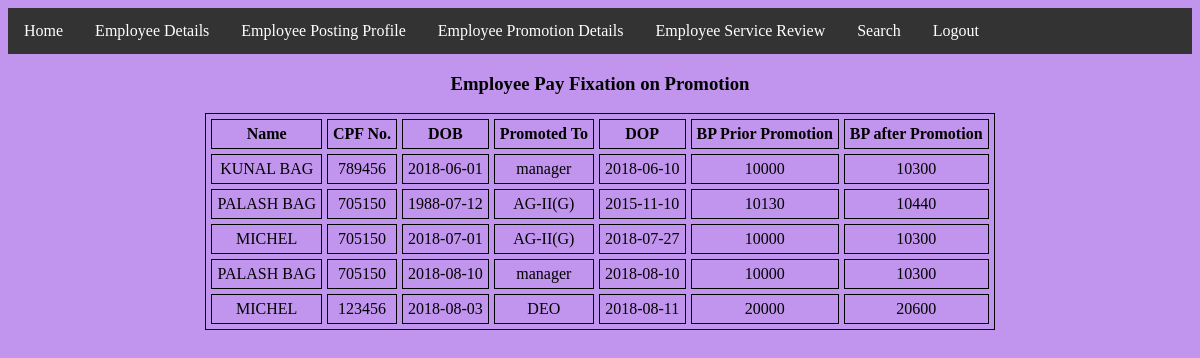
Page /view_increment.php (signed in) on the committed database.
### tables this page shows
CREATE TABLE `inc` (
  `name` varchar(50) NOT NULL,
  `cpf` int(10) NOT NULL,
  `dob` date NOT NULL,
  `dop` date NOT NULL,
  `p_post` varchar(50) NOT NULL,
  `old_bp` int(11) NOT NULL,
  `new_bp` int(11) NOT NULL
);

### view_increment.php (the view, shortened to what this page needs)
<?php
 if ($_SESSION['uname']==true && $_SESSION['u_type']=="s_user")
{
	include 's_menu.php';
}
else {
	include 'n_menu.php';
}
?>
<?php
if($_SESSION['uname']==true && ($_SESSION['u_type']=="s_user" ||$_SESSION['u_type']=="n_user") )
{
?>
<html>
<head>
</head>
<body>
<center>
<h3> Employee Pay Fixation on Promotion <h3>
<?php
$servername = "localhost";
$username = "root";
$password = "";
$dbname = "emp_inc";
$conn = new mysqli($servername, $username, $password, $dbname);
$sql = "select * from inc";
$result = $conn->query($sql);
if ($result->num_rows > 0)
 {
    echo "<table cellpadding=5 cellspacing=5><tr><th>Name</th><th>CPF No.</th>
	<th>DOB</th><th>Promoted To</th><th>DOP</th><th>BP Prior Promotion</th>
	<th> BP after Promotion</th>
	</tr>";
    while($row = $result->fetch_assoc())
	{
		?>
<tr>
 <td align="center"><?php echo $row["name"]; ?></td>
 <td align="center"><?php echo $row["cpf"]; ?></td>
 <td align="center"><?php echo $row["dob"];?></td>
 <td align="center"><?php echo $row["p_post"];?></td>
 <td align="center"><?php echo $row["dop"];?></td>
 <td align="center"><?php echo $row["old_bp"]; ?></td>
 <td align="center"><?php echo $row["new_bp"]; ?></td>
 </tr>
         <?php
    }
    echo "</table>";
 } else
  {
      echo "0 results";
  }
?>
<?php
}
else
{
	echo "Sorry! Please Login first with proper Username & Password<a href=Login.php>Login</a>";
}
?>
</body>
</html>

### view_increment.php (style rules this page uses)
table, th, td { border: 1px solid black; }

### rows in the picture
inc: name "KUNAL BAG", cpf "789456", dob "2018-06-01", p_post "manager", dop "2018-06-10", old_bp "10000", new_bp "10300"
inc: name "PALASH BAG", cpf "705150", dob "1988-07-12", p_post "AG-II(G)", dop "2015-11-10", old_bp "10130", new_bp "10440"
inc: name "MICHEL", cpf "705150", dob "2018-07-01", p_post "AG-II(G)", dop "2018-07-27", old_bp "10000", new_bp "10300"
inc: name "PALASH BAG", cpf "705150", dob "2018-08-10", p_post "manager", dop "2018-08-10", old_bp "10000", new_bp "10300"
inc: name "MICHEL", cpf "123456", dob "2018-08-03", p_post "DEO", dop "2018-08-11", old_bp "20000", new_bp "20600"
